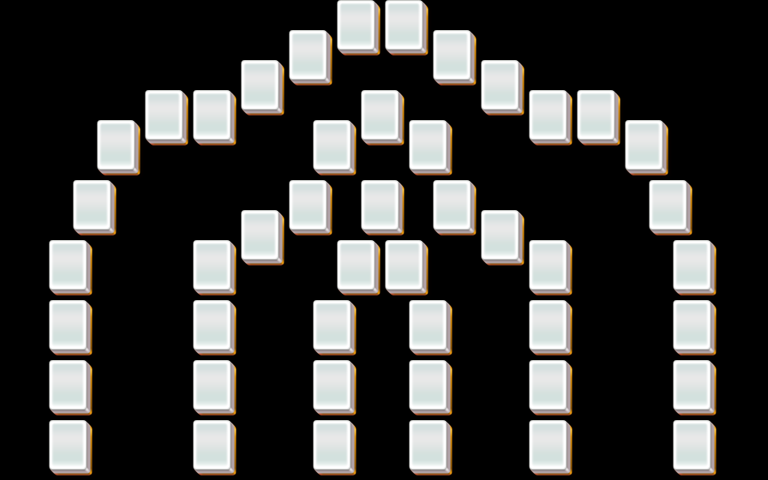

Rendered tile map (Tiled .tmx) drawn with the repository's tilesets; below, a short description and the map source with its tile grids summarised:
An orthogonal 32x16 tile map with 24x30 px tiles, 5 tile layers (layer1, layer2, layer3, layer4, ...).

<map version="1.0" orientation="orthogonal" width="32" height="16" tilewidth="24" tileheight="30">
 <properties>
  <property name="species" value="15" />
 </properties>
 <tileset firstgid="1" name="mahjong" tilewidth="48" tileheight="60">
  <image source="mahjong.png" />
 </tileset>
 <layer name="layer1" width="32" height="16">
  <data>[512 cells, 46 non-empty, 1 distinct tile ids]</data>
 </layer>
 <layer name="layer2" width="32" height="16">
  <data>[512 cells, 46 non-empty, 1 distinct tile ids]</data>
 </layer>
 <layer name="layer3" width="32" height="16">
  <data>[512 cells, 46 non-empty, 1 distinct tile ids]</data>
 </layer>
 <layer name="layer4" width="32" height="16">
  <data>[512 cells, 22 non-empty, 1 distinct tile ids]</data>
 </layer>
 <layer name="layer5" width="32" height="16">
  <data>[512 cells, 0 non-empty, 0 distinct tile ids]</data>
 </layer>
</map>
